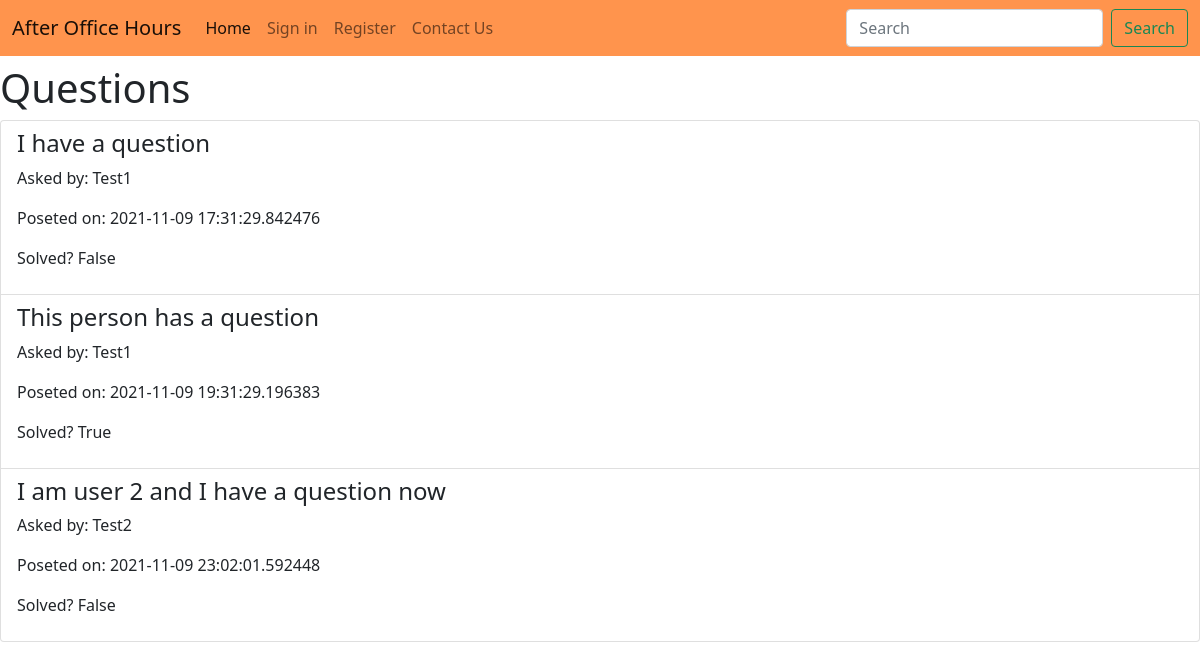
Before: / with the older database file.
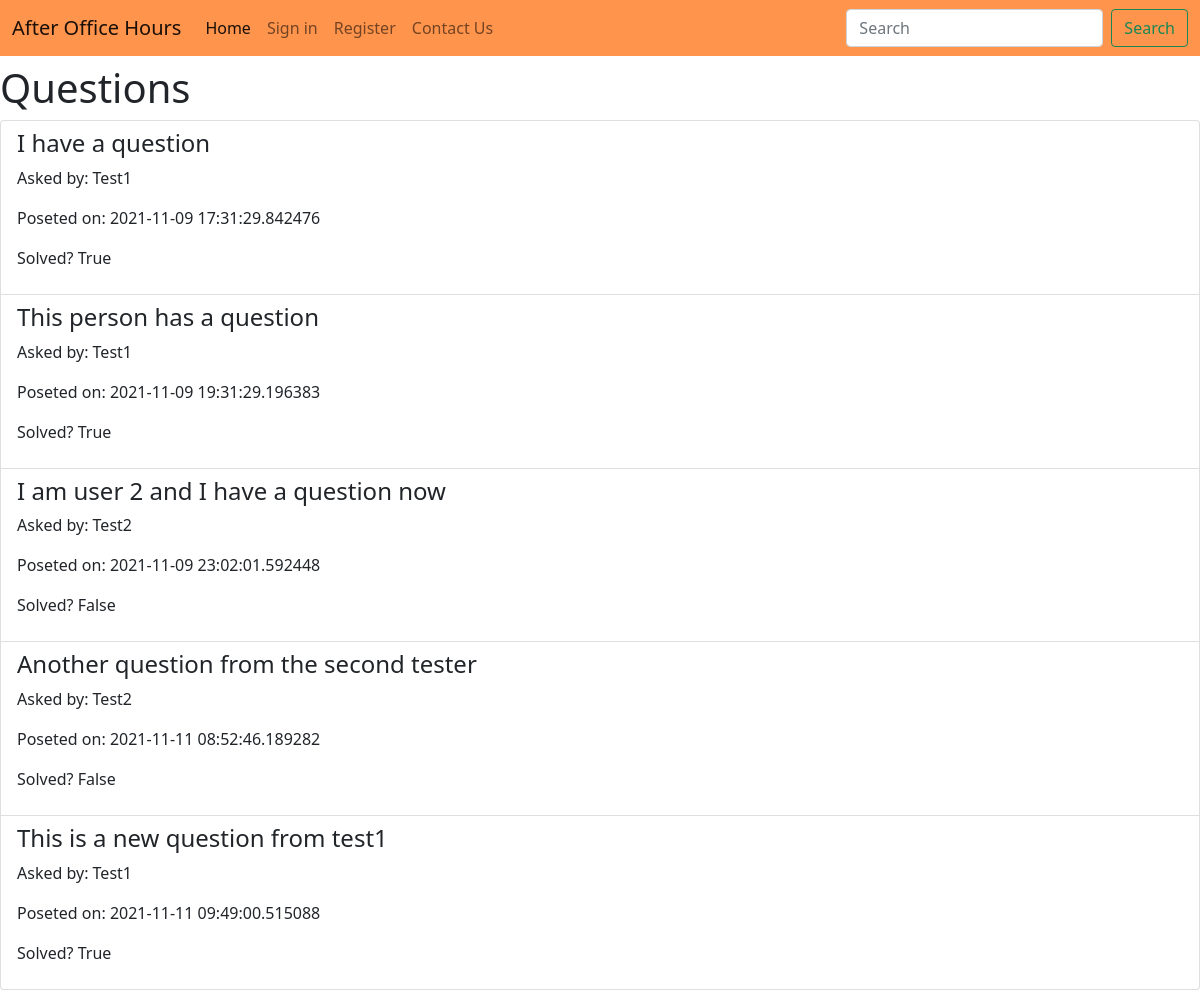
After: the same page with the newer database file.
### Question.py (models this page shows)
class Question(db.Model):
    id = db.Column(db.Integer, primary_key=True)
    q_text = db.Column(db.Text)
    asked_by_id = db.Column(db.String, db.ForeignKey('user.username'))
    post_time = db.Column(db.DateTime)
    solved = db.Column(db.Boolean)
    answers = db.relationship('Answer', backref='question', lazy = True)

### Question.py (the view)
@app.route("/home/")
@app.route("/")
def home():
    questions = Question.query.all()
    context = {
        'questions' : questions
    }
    return render_template('home.html', **context)

### Templates/home.html (shortened to what this page needs)
<!DOCTYPE html>
<html>
<head>
	<link href="https://cdn.jsdelivr.net/npm/bootstrap@5.1.3/dist/css/bootstrap.min.css" rel="stylesheet">
	<link rel="stylesheet" href="{{ url_for('static', filename = 'website_style.css')}}">
</head>
<body>
	<nav class="navbar navbar-expand-lg navbar-light ">
        <div class="container-fluid">
      <a class="navbar-brand" href="/">After Office Hours</a>
      <div class="collapse navbar-collapse" id="navbarScroll">
        <ul class="navbar-nav me-auto my-2 my-lg-0 navbar-nav-scroll" style="--bs-scroll-height: 100px;">
          <li class="nav-item">
            <a class="nav-link active" aria-current="page" href="{{ url_for('home') }}">Home</a>
          </li>
          {% if not current_user.is_authenticated %}
          <li class="nav-item">
            <a class="nav-link"href="{{ url_for('login') }} ">Sign in</a>
          </li>
          <li class="nav-item">
            <a class="nav-link"href="{{ url_for('register') }} ">Register</a>
          </li>
          {%endif%}
            <a class="nav-link" href="{{ url_for('about') }} ">Contact Us</a>
        </ul>
        <form class="d-flex">
          <input class="form-control me-2" type="search" placeholder="Search" aria-label="Search">
          <button class="btn btn-outline-success" type="submit">Search</button>
        </form>
      </div>
    </div>
  </nav>
      {% block content %}
      <h1>Questions</h1>
       <div class="row">
        <div class="col-lg-12">
          <div class="list-group">
            {% for question in questions %}
              <a href="{{url_for('question', question_id = question.id)}}" class="list-group-item">
                <h4 class="list-group-item-heading">{{ question.q_text }}</h4>
                <p class="list-group-item-text">Asked by: {{ question.asked_by_id }}</p>
                <p class="list-group-item-text">Poseted on: {{ question.post_time }}</p>
                <p class="list-group-item-text">Solved? {{ question.solved }}</p>
              </a>
            {% endfor %}
          </div>
        </div>
      </div>
      {% endblock content %}
  </body>
  </html>

### static/website_style.css (style rules this page uses)
* { margin: 0; padding: 0; }
.navbar-light { background-color: rgb(255, 148, 77); }

Changed rows visible on the page:
changed Question "I have a question": solved "False" → "True"
added Question: q_text "Another question from the second tester", asked_by_id "Test2", post_time "2021-11-11 08:52:46.189282", solved "False"
added Question: q_text "This is a new question from test1", asked_by_id "Test1", post_time "2021-11-11 09:49:00.515088", solved "True"
